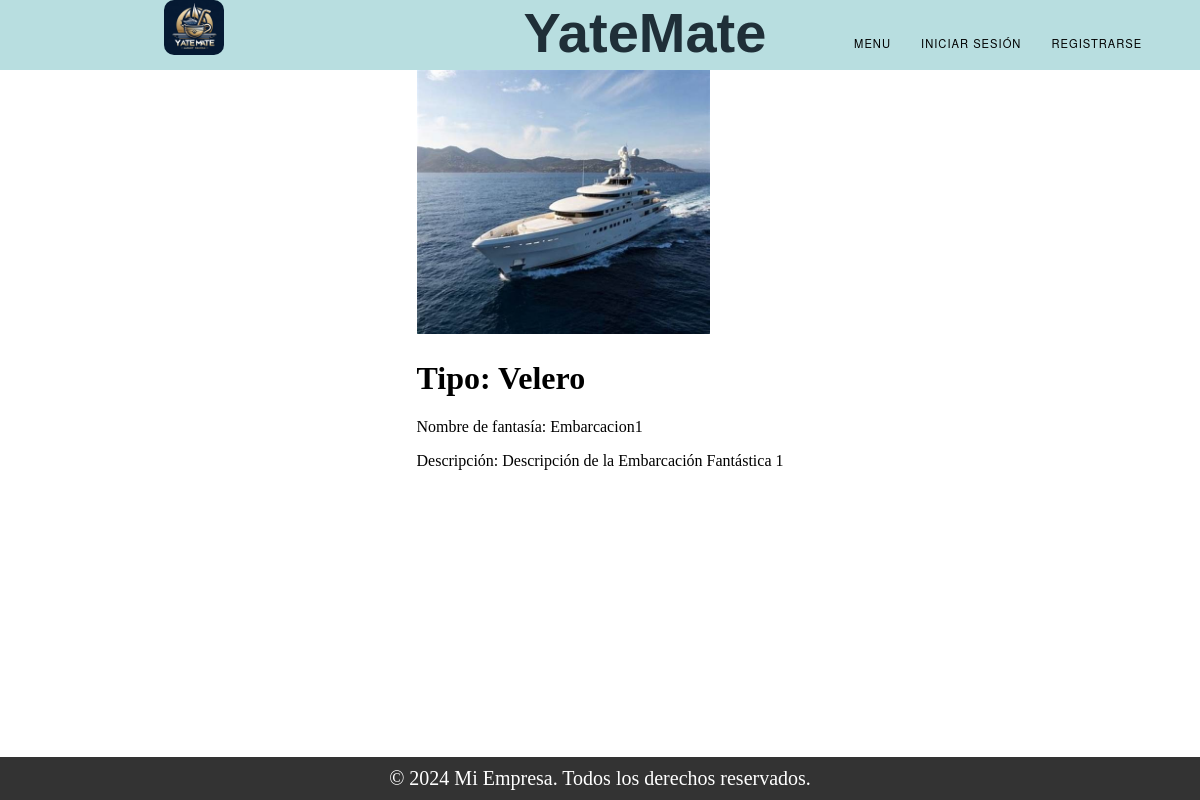
The page /saber_mas/1/Embarcaciones/ on the database its author committed.
### Trueque/models.py (models this page shows, shortened)
class Publicacion_Embarcacion(models.Model):
    ESTADO_CHOICES = (
        ('Vigente', 'Vigente'),
        ('Proceso', 'Proceso'),
        ('Finalizado', 'Finalizado'),
    )
    embarcacion = models.ForeignKey(Embarcacion, on_delete=models.CASCADE)
    descripcion = models.TextField()
    estado = models.CharField(max_length=50)

### Register/models.py (models this page shows, shortened)
class Embarcacion(models.Model):
    TIPOS = (
        ('Velero', 'Velero'),
        ('Yate', 'Yate'),
        ('Lancha', 'Lancha'),
        ('Barco', 'Barco'),
    )
    eslora = models.FloatField()
    manga = models.FloatField()
    calado = models.FloatField()
    matricula = models.CharField(max_length=20, unique=True)
    nombre_fantasia = models.CharField(max_length=255)
    foto = models.ImageField(upload_to='static/img_b', null=True, blank=True)
    dueno = models.ForeignKey(User, on_delete=models.SET_NULL, null=True)
    tipo = models.CharField(max_length=20, choices=TIPOS)

### Trueque/views.py (the view)
# urls.py: path('saber_mas/<int:id>/<str:tipo_objetos>/', views.saber_mas, name='saber_mas'),
def saber_mas(request, id, tipo_objetos):
    if tipo_objetos == 'Objetos Valiosos':
        objeto = Publicacion_ObjetoValioso.objects.get(id=id)
    elif tipo_objetos == 'Embarcaciones':
        objeto = Publicacion_Embarcacion.objects.get(id=id)
    else:
        return render(request, 'error.html', {'mensaje': 'Tipo de objeto no válido'})
    return render(request, 'ver_mas.html', {'objeto': objeto, 'tipo_objetos': tipo_objetos})

### Trueque/context_processors.py (called while the page is built)
def conversaciones_usuario(request):
    user_id = request.session.get('user_id')
    if user_id:
        conversaciones = Conversacion.objects.filter(Q(dueño_publicacion=user_id) | Q(solicitante=user_id))
        return {'conversaciones_usuario': conversaciones}
    else:
        return {'conversaciones_usuario': []}

### Trueque/templates/ver_mas.html (shortened to what this page needs)
{% extends "base.html" %}
{% load static %}
{% block content %}
<div class="container">
  {% if objeto %}
    <div class="row">
      <div class="col-md-6">
        {% if objeto.foto %}
        <img src="{{ objeto.foto.url }}" alt="Foto del objeto" class="img-fluid"  style="max-width: 80%; max-height: 280px;">
        {% else %}
        <img src="{{ objeto.embarcacion.foto.url }}" alt="Foto del objeto" class="img-fluid" style="max-width: 80%; max-height: 280px;">
        {% endif %}
      </div>
      <div class="col-md-6">
        {% if objeto.tipo %}
          <h1 class="mt-4">Tipo: {{ objeto.tipo }}</h1>
        {% else %}
          <h1 class="mt-4">Tipo: {{ objeto.embarcacion.tipo }}</h1>
        {% endif %}
        {% if objeto.marca %}
          <p>Marca: {{ objeto.marca }}</p>
        {% else %}
          <p>Nombre de fantasía: {{ objeto.embarcacion.nombre_fantasia }}</p>
        {% endif %}
        <p>Descripción: {{ objeto.descripcion }}</p>
      </div>
    </div>
  {% else %}
    <p>El objeto no tiene la información completa.</p>
  {% endif %}
</div>
{% endblock %}

### static/css/styles.css (style rules this page uses)
body { margin: 0; padding: 0; }
.container { display: flex; width: 100%; height: 100%; align-items:center; justify-content: center; margin-top: 100px; margin-bottom: 100px; }

### templates/partials/footer.html (style rules this page uses)
.container { padding: 0; margin: 0; }

### rows shown on the page
Publicacion_Embarcacion: embarcacion.foto (picture), embarcacion.tipo "Velero", embarcacion.nombre_fantasia "Embarcacion1", descripcion "Descripción de la Embarcación Fantástica 1"
